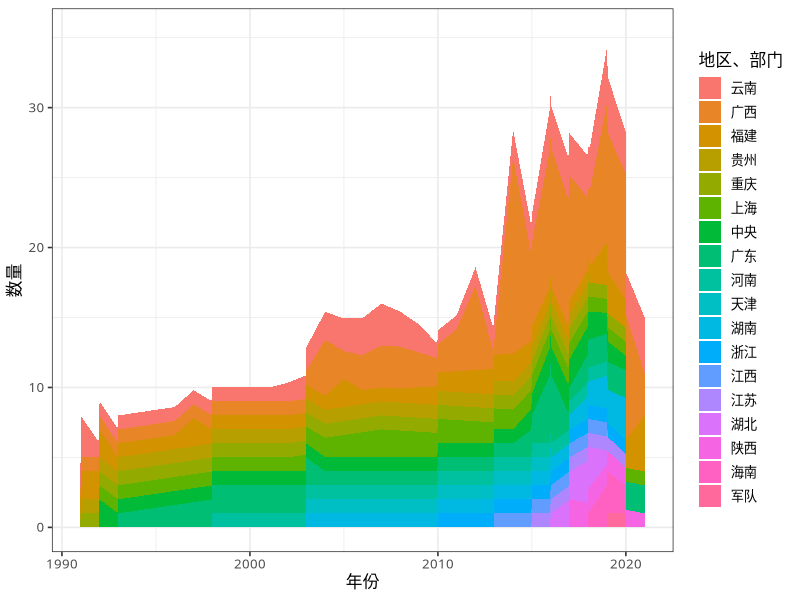

This chart was generated by the following R code:
# load cleaned data ####
library(tidyverse)
# setwd("d:/OneDrive - London School of Economics/Desktop/SocFund/Plot") # change to your working directory
clean <- read_csv("SEAASEAN_clean.csv")

# format date ####
clean <- clean |>
  filter(!is.na(protime) & !is.na(provloc)) |>
  mutate(
    protime = as.Date(protime),
    provloc = replace(provloc, provloc == "教育部", "中央"),
    provloc = replace(provloc, provloc == "社科院", "中央"),
    provloc = replace(provloc, provloc == "党校", "中央"),
    provloc = replace(provloc, provloc == "湖南省", "湖南"),
    provloc = replace(provloc, provloc == "广西南宁", "广西"),
    provloc = replace(provloc, provloc == "军队系统", "军队"),
  )

# count provloc by year ####
plotData <- clean |>
  mutate(year = year(protime)) |>
  group_by(year, provloc) |>
  count()

plotDataSummary <- plotData |>
  group_by(provloc) |>
  summarise(n = sum(n)) |>
  arrange(desc(n))

plotData <- plotData |>
  mutate(provloc = fct_relevel(provloc, plotDataSummary$provloc)) # reorder provloc by sum of n

# plain plot ####
plotData |>
  ggplot(aes(x = year, y = n, fill = provloc)) +
  geom_area() +
  theme_bw(base_family = "Microsoft YaHei", # change to another font if needed
           base_size = 12) +
  labs(x = "年份", y = "数量", fill = "地区、部门")
#ggsave("output/regionPlot.pdf", width = 8, height = 5, device = cairo_pdf) # save as pdf